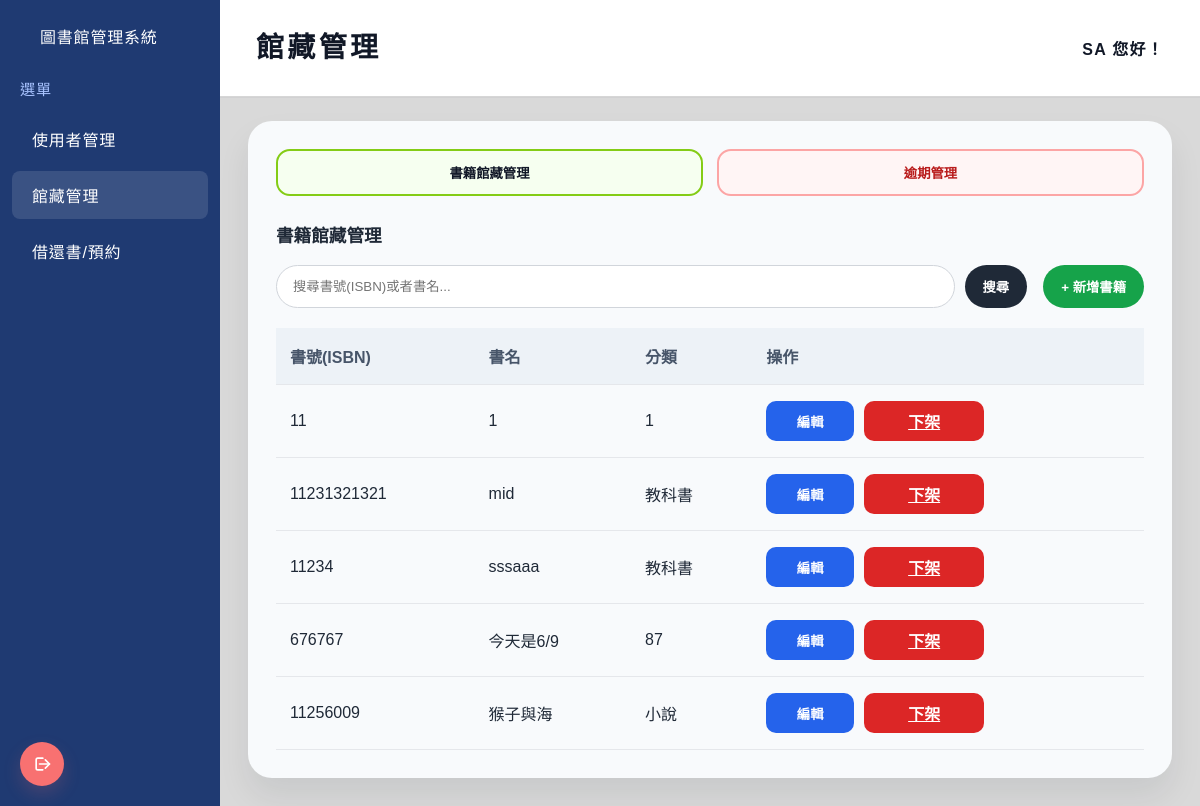
The app's page /books/ (signed in) with its own data.
### Bookstore/models.py (models this page shows, shortened)
class Book(models.Model):
    isbn = models.CharField('ISBN', max_length=20, unique=True)
    title = models.CharField('書名', max_length=200)
    quantity = models.PositiveIntegerField('總量', default=1)
    category = models.CharField('分類', max_length=100, blank=True)
    class Meta:
        ordering = ['title']
        verbose_name = 'Book'
        verbose_name_plural = 'Books'

### Bookstore/views.py (the view)
# urls.py: path('', book_list_view, name='book-list'),
@login_required
@user_passes_test(lambda u: u.is_superuser)
def book_list_view(request):
    query = request.GET.get('q', '').strip()
    books = Book.objects.all()
    if query:
        books = books.filter(Q(isbn__icontains=query) | Q(title__icontains=query))
    books = books.order_by('title')
    borrow_records = BorrowRecord.objects.filter(
        action=BorrowRecord.Action.BORROW,
        status=BorrowRecord.Status.ACTIVE
    ).select_related('user', 'book')
    overdue_records = [r for r in borrow_records if r.is_overdue]
    return render(request, 'bookstore/book_list.html', {
        'books': books,
        'query': query,
        'overdue_records': overdue_records,
    })

### Bookstore/models.py (called while the page is built)
    @property
    def is_overdue(self):
        if self.status == self.Status.ACTIVE and self.due_date:
            return timezone.now() > self.due_date
        return False

### templates/bookstore/book_list.html (shortened to what this page needs)
{% load static %}
<!DOCTYPE html>
<html lang="zh-Hant">
<head>
    <link rel="stylesheet" href="{% static 'style.css' %}">
</head>
<body>
<div class="layout">
    <aside class="sidebar">
        <h1><a href="/">圖書館管理系統</a></h1>
        <p class="menu-title">選單</p>
        {% if user.is_superuser %}
            <a href="/users/">使用者管理</a>
            <a class="active" href="{% url 'book-list' %}">館藏管理</a>
            <a href="{% url 'book-borrow-return' %}">借還書/預約</a>
        {% else %}
            <a href="{% url 'book-borrow-return' %}">館藏查詢/預約</a>
            <a href="{% url 'user-profile' %}">我的帳戶</a>
        {% endif %}
        <div class="spacer"></div>
    </aside>
    <main class="content">
        <div class="page-header">
            <div class="page-title">館藏管理</div>
            <div class="page-user">{% if user.is_authenticated %}{{ user.username }}{% else %}訪客{% endif %} 您好！</div>
        </div>
        <div class="main-card">
            <div class="tab-row">
                <button class="tab-button active" onclick="switchTab('books')">書籍館藏管理</button>
                <button class="tab-button warning" onclick="switchTab('overdue')">逾期管理</button>
            </div>
            <div id="books-content" class="tab-content active">
                <div class="section-title">書籍館藏管理</div>
            <div class="toolbar">
                <form method="get" class="search-wrap">
                    <input type="text" name="q" value="{{ query }}" placeholder="搜尋書號(ISBN)或者書名..." aria-label="搜尋書籍">
                    <button class="btn-search" type="submit">搜尋</button>
                </form>
                <button class="btn-add" type="button" id="open-add-modal">+ 新增書籍</button>
            </div>
            {% if books %}
                <table>
                    <thead>
                        <tr>
                            <th>書號(ISBN)</th>
                            <th>書名</th>
                            <th>分類</th>
                            <th>操作</th>
                        </tr>
                    </thead>
                    <tbody>
                        {% for book in books %}
                        <tr>
                            <td>{{ book.isbn }}</td>
                            <td>{{ book.title }}</td>
                            <td>{{ book.category }}</td>
                            <td>
                                <div class="action-links">
                                    <button class="btn-edit" type="button"
                                        data-id="{{ book.pk }}"
                                        data-isbn="{{ book.isbn|escape }}"
                                        data-title="{{ book.title|escape }}"
                                        data-category="{{ book.category|escape }}">
                                        編輯
                                    </button>
                                    <a class="btn-remove" href="{% url 'book-delete' book.pk %}">下架</a>
                                </div>
                            </td>
                        </tr>
                        {% endfor %}
                    </tbody>
                </table>
            {% else %}
                <div class="empty-state">目前沒有任何書籍資料，請先新增書籍。</div>
            {% endif %}
            </div>
        </div>
    </main>
</div>
{% include 'user/logout_fixed.html' %}
</body>
</html>

### templates/user/logout_fixed.html (shortened to what this page needs)
{% load static %}
<div style="position:fixed;bottom:20px;left:20px;z-index:9999;">
    {% if user.is_authenticated %}
        <a href="{% url 'logout' %}" aria-label="登出" title="登出" style="display:inline-flex;align-items:center;justify-content:center;width:44px;height:44px;background:#f87171;color:#fff;text-decoration:none;border-radius:999px;box-shadow:0 8px 18px rgba(248,113,113,0.18);">
        </a>
    {% endif %}
</div>

### static/style.css (style rules this page uses)
body { margin: 0; font-family: Arial, sans-serif; background: #e4e7ec; color: #1f2937; }
.layout { display: flex; min-height: 100vh; }
.sidebar { width: 220px !important; background: #1f3a72 !important; color: white; display: flex; flex-direction: column; }
.sidebar h1 { font-size: 1.1rem; margin: 24px 20px 16px; letter-spacing: 0.05em; }
.sidebar h1 a { color: white; text-decoration: none; background: transparent; }
.sidebar .menu-title { margin: 0 20px 12px; color: #ffffff; font-size: 0.95rem; }
.sidebar a { text-decoration: none; color: white; display: block; padding: 12px 20px; margin: 4px 12px; border-radius: 8px; background: transparent; }
.sidebar .spacer { flex: 1; }
.content { flex: 1; padding: 28px; }
.layout { min-height: 100vh; }
.sidebar { width: 220px !important; min-width: 220px !important; background: #1f3a72 !important; color: #fff !important; display: flex !important; flex-direction: column !important; }
.sidebar h1, .sidebar .brand { height: auto !important; margin: 12px 8px !important; padding: 0 !important; background: transparent !important; display: block !important; align-items: center !important; justify-content: center !important; color: #fff !important; font-size: 0.9rem !important; font-weight: normal !important; letter-spacing: 0.03em !important; text-align: center !important; text-decoration: none !important; line-height: 1.3 !important; white-space: normal !important; }
.sidebar h1 a, .sidebar .brand a { color: #fff !important; text-decoration: none !important; background: transparent !important; display: block !important; }
.sidebar .menu-title, .sidebar .menu-label { margin: 0 20px 12px !important; padding: 0 !important; background: transparent !important; color: #a8c3ff !important; font-weight: normal !important; letter-spacing: 0.05em !important; font-size: 0.95rem !important; }
.sidebar a { margin: 4px 12px !important; padding: 12px 20px !important; border-radius: 8px !important; border-bottom: none !important; background: transparent !important; color: #fff !important; display: block !important; text-align: left !important; text-decoration: none !important; font-size: 1rem !important; font-weight: normal !important; letter-spacing: 0.05em !important; }
.sidebar a:hover, .sidebar a.active { background: rgba(255,255,255,0.12) !important; text-decoration: none !important; }
.top, .page-header { display: flex !important; align-items: center !important; justify-content: space-between !important; gap: 20px !important; min-height: 96px !important; margin: -28px -28px 24px !important; padding: 0 36px !important; background: #fff !important; border-bottom: 1px solid #d6d6d6 !important; box-shadow: 0 1px 0 rgba(15,23,42,0.04) !important; }
.content { background: #d9d9d9 !important; }
.top h2, .page-title, .app-titlebar h1 { margin: 0 !important; color: #111827 !important; font-family: "Noto Serif TC", "PMingLiU", "MingLiU", serif !important; font-size: 1.75rem !important; font-weight: 800 !important; letter-spacing: 0.12em !important; line-height: 1.2 !important; }
.user-info, .page-user, .user-greeting { margin-left: auto !important; color: #111827 !important; font-size: 1rem !important; font-weight: 700 !important; letter-spacing: 0.08em !important; white-space: nowrap !important; }

### records on screen
Book: isbn "11", title "1", category "1"
Book: isbn "11231321321", title "mid", category "教科書"
Book: isbn "11234", title "sssaaa", category "教科書"
Book: isbn "676767", title "今天是6/9", category "87"
Book: isbn "11256009", title "猴子與海", category "小說"

### other values on screen
{{ user.username }} "SA"
